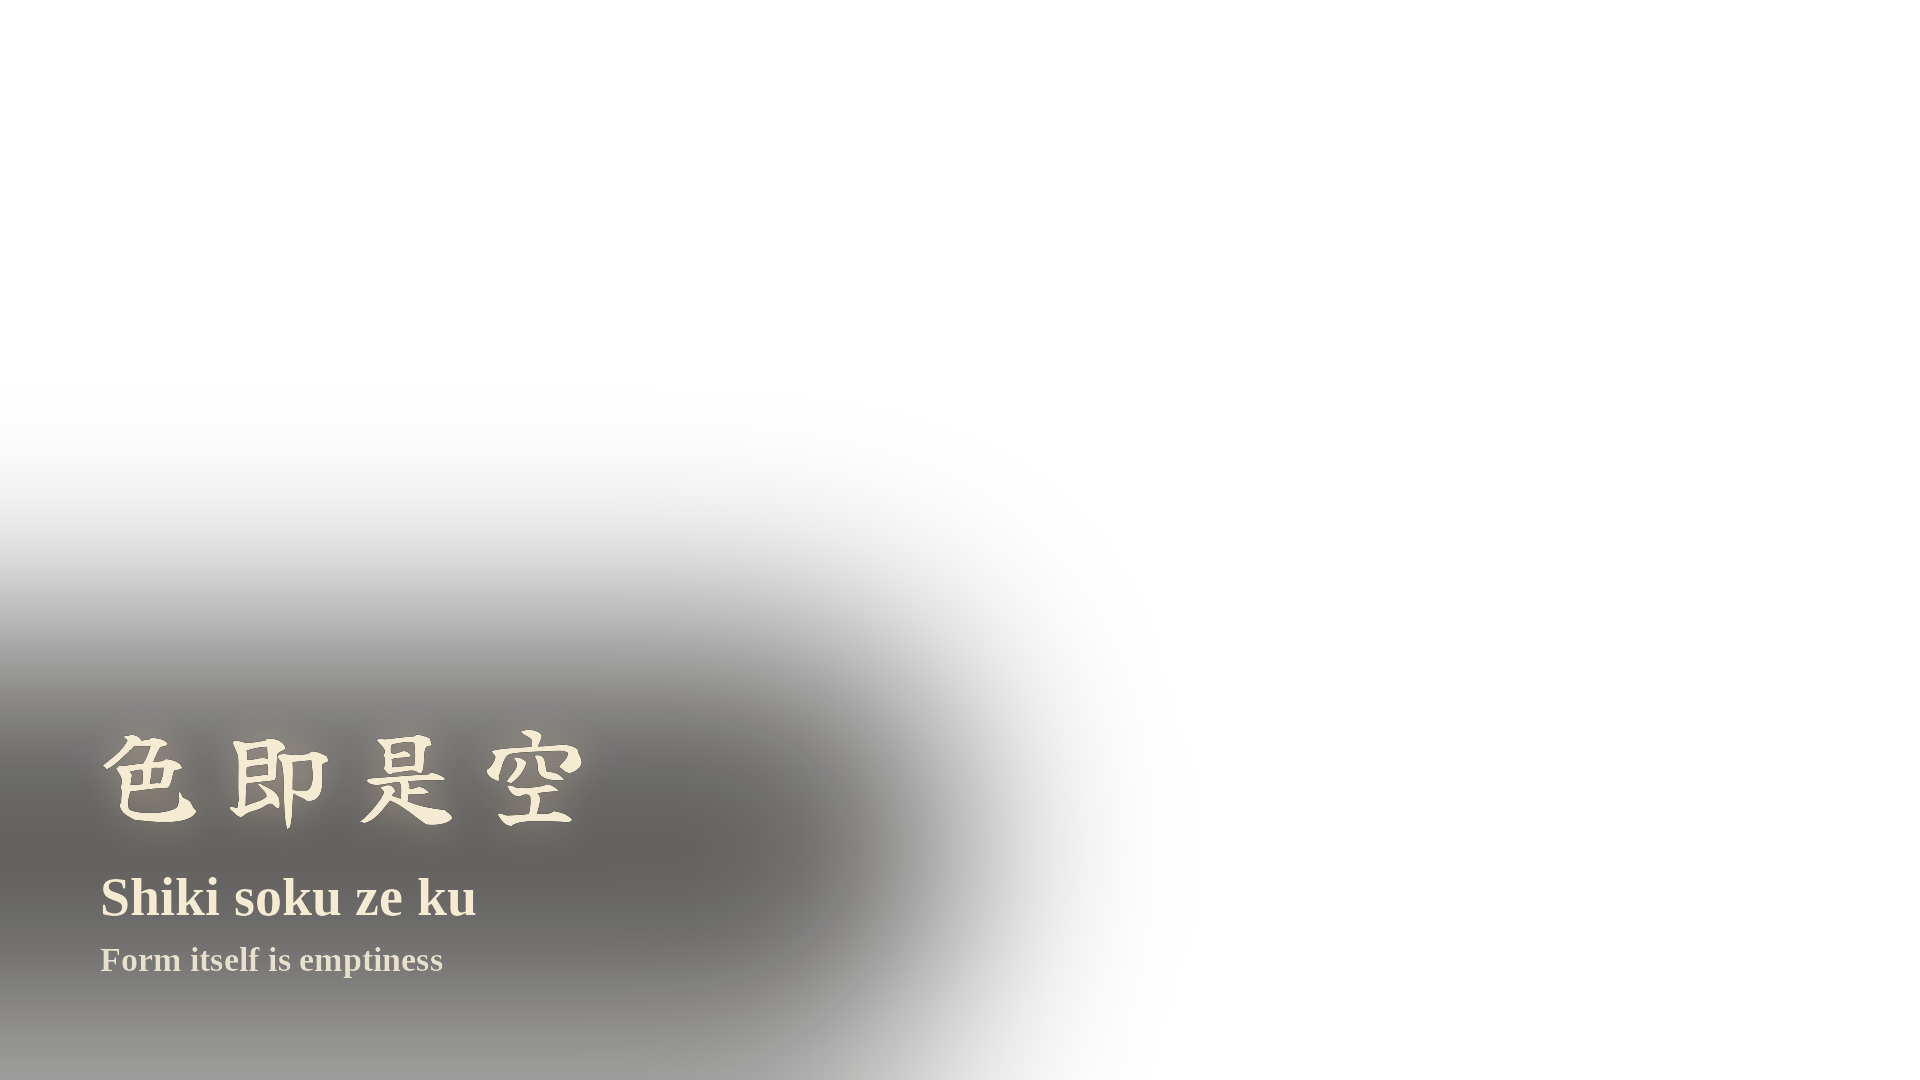

Recreate this plot in Python.
#!/usr/bin/env python3
"""ENSO wisdom overlay — 1920x1080 transparent PNG for the long-form intro.

色即是空 / Shiki soku ze kū / "Form is emptiness" — the most famous line of
the Heart Sutra, naming exactly what the enso itself embodies: a drawn form
that is also a representation of the void. Overlay != title concept (円相
itself is never named directly), per series rule.

LEFT-lower over the dark bamboo silhouette (measured mean brightness ~48 in
that zone of the delivered hero). In CapCut: TEXT layer on the top track,
start 0:03, end 0:14, fade-in 2s / fade-out 2s, no glow/shadow/box.
Cream #F5EAD2 (channel default), Liberation Serif Bold (locked channel font).
4 kanji, horizontal — same layout as the rest of the channel's overlays.
"""
from PIL import Image, ImageDraw, ImageFont, ImageFilter

KANJI = "/home/user/dan-documents/stillwave/assets/fonts/YujiBoku-Regular.ttf"
SERIF = "/usr/share/fonts/truetype/liberation/LiberationSerif-Bold.ttf"
OUT = "/home/user/dan-documents/stillwave/assets/enso-shikisokuzeku-overlay.png"
W, H = 1920, 1080
CREAM = (245, 234, 210, 255)
SUB = (231, 224, 205, 255)
X = 96

img = Image.new("RGBA", (W, H), (0, 0, 0, 0))

# soft scrim so cream reads over the dark bamboo silhouette in the lower-left
s = Image.new("RGBA", (W, H), (0, 0, 0, 0))
ImageDraw.Draw(s).rounded_rectangle((-200, 636, 950, 1060), radius=170, fill=(8, 6, 4, 165))
img.alpha_composite(s.filter(ImageFilter.GaussianBlur(100)))

# 色即是空 — brush kanji (4 chars), cream, faint warm glow
f = ImageFont.truetype(KANJI, 108)
mask = Image.new("L", (W, H), 0)
md = ImageDraw.Draw(mask)
chars, pitch, y0 = ["色", "即", "是", "空"], 128, 692
l0, _, r0, _ = f.getbbox(chars[0])
c0 = X + (r0 - l0) / 2
for i, ch in enumerate(chars):
    l, t, r, b = f.getbbox(ch)
    md.text((c0 + i * pitch - (l + (r - l) / 2), y0), ch, font=f, fill=255)
glow = Image.new("RGBA", (W, H), (0, 0, 0, 0))
glow.paste((250, 220, 180, 255), (0, 0),
           mask.filter(ImageFilter.GaussianBlur(18)).point(lambda p: int(p * 0.45)))
img.alpha_composite(glow)
img.alpha_composite(Image.composite(Image.new("RGBA", (W, H), CREAM),
                                    Image.new("RGBA", (W, H), (0, 0, 0, 0)), mask))

d = ImageDraw.Draw(img)
d.text((X + 4, 866), "Shiki soku ze ku", font=ImageFont.truetype(SERIF, 54), fill=CREAM)
d.text((X + 4, 940), "Form itself is emptiness",
       font=ImageFont.truetype(SERIF, 34), fill=SUB)

img.save(OUT)
print("saved", OUT)
